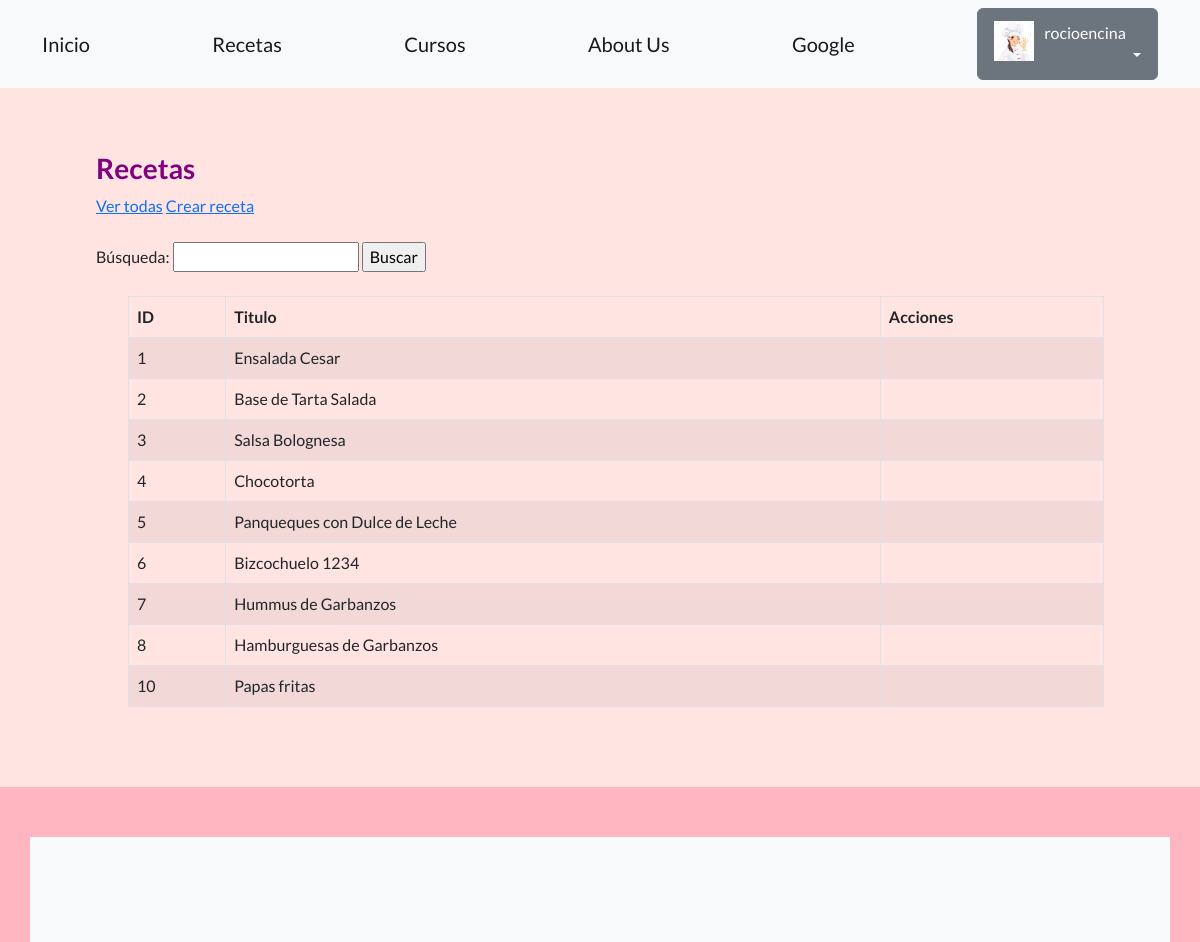
The page /comidas/recetas/ (signed in, upper part) on the database as committed earlier.
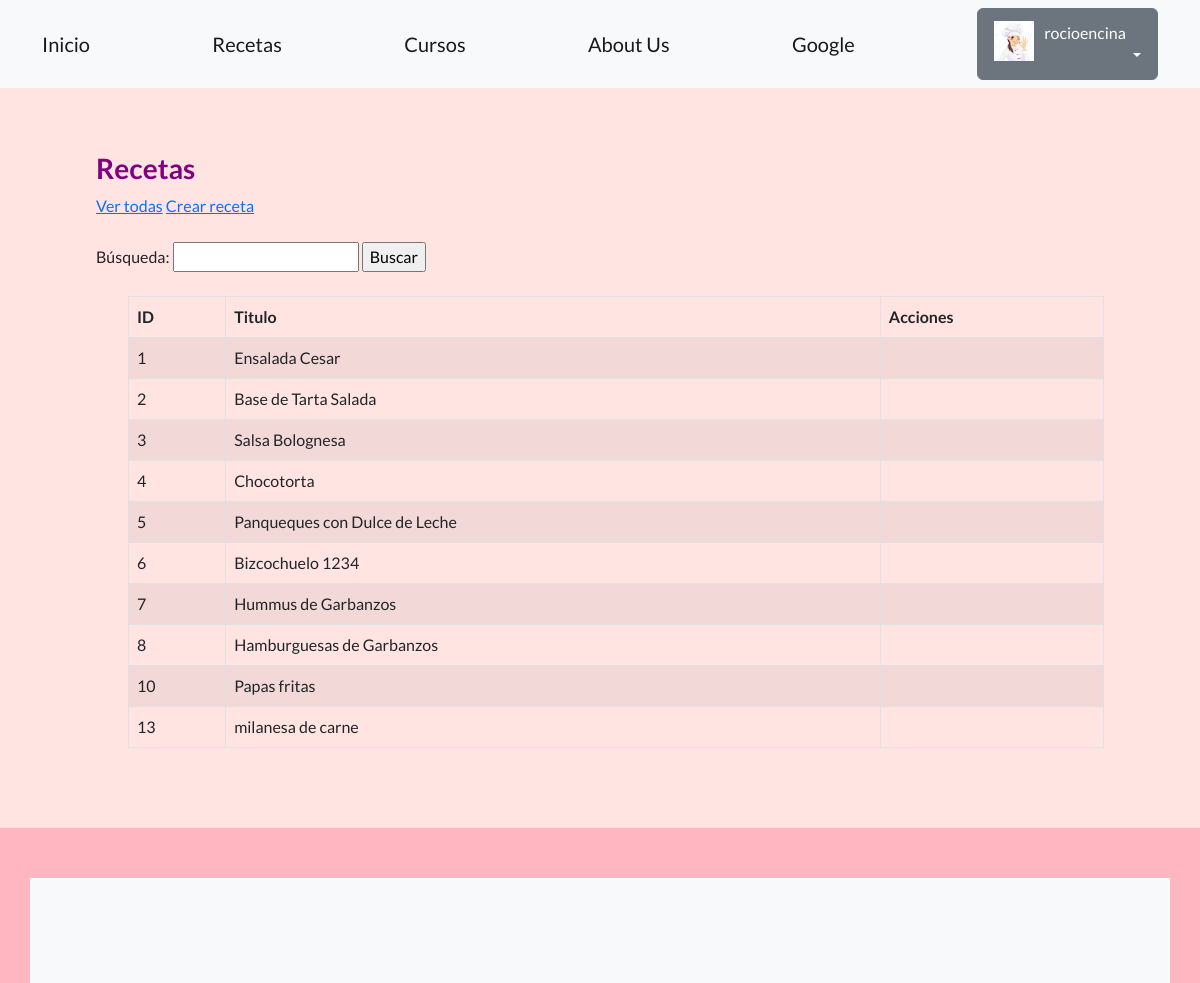
The same page on the database as committed later.
### recetas/models.py (models this page shows, shortened)
class Todas(models.Model):
     tipo= models.CharField(max_length=100)
     titulo= models.CharField(max_length=100)
     creador = models.ForeignKey(User, on_delete=models.SET_NULL, null=True)

### recetas/views.py (the view)
# urls.py: path('recetas/', listar_recetas, name="lista_recetas"),
def listar_recetas (request):
    contexto= {
    "recetas":Todas.objects.all(),
    }
    http_response= render (
        request=request,
        template_name= 'recetas/lista_recetas.html',
        context=contexto,
    )
    return http_response

### blog_comidas/recetas/templates/recetas/lista_recetas.html (shortened to what this page needs)
{% extends "base.html" %}
{% block contenido %}
<h3 style="color:purple;"> Recetas </h3>
<a href="{% url 'lista_recetas' %}">Ver todas</a>
<a href="{% url 'crear_receta' %}">Crear receta</a>
<br><br>
<form action="{% url 'buscar_receta' %}" method="post">
  <label for="busqueda">Búsqueda:</label>
  <input type="text" id="busqueda" name="busqueda" />
  <input type="submit" value="Buscar" />
</form>
<br>
<ul>
  <table class="table table-striped table-bordered">
    <thead>
    <tr>
      <th>ID</th>
      <th>Titulo</th>
      <th>Acciones</th>
  </tr>
    </thead>
    <tbody>
      {% for recetas in recetas %}
        <td>{{ recetas.id }}</td>
        <td>{{ recetas.titulo }}</td>
        <td>
        </td>
      {% endfor %}
    </tbody>
  </table>
  {% endblock contenido %}

Rows that differ between the two databases and show on the page:
added Todas: id "13", titulo "milanesa de carne"
